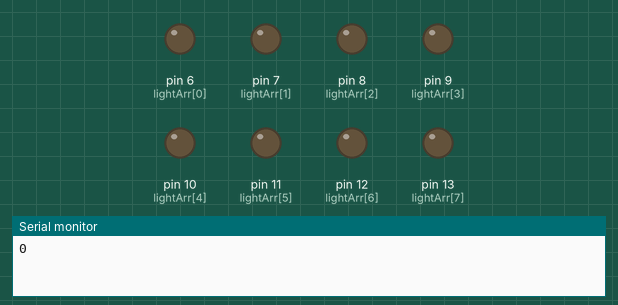
Recording of a sketch running on a simulated Arduino Uno, built with avr-gcc and run on an emulated ATmega328P. Shown: output pins drawn as LEDs (lit = HIGH), the last lines printed to the serial monitor.

Above: at 0.1 s.
At 4.1 s:
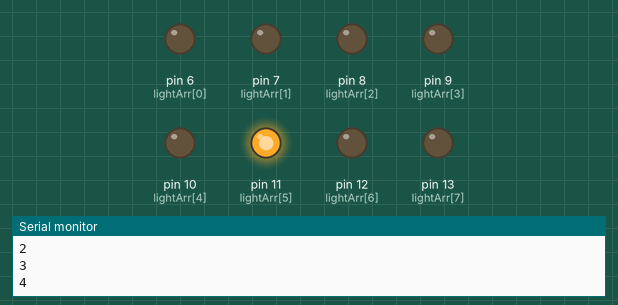
At 9.1 s:
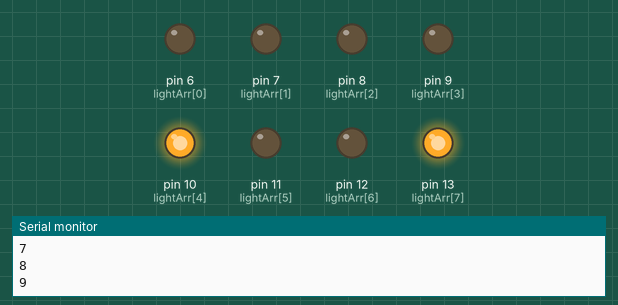
At 19.1 s:
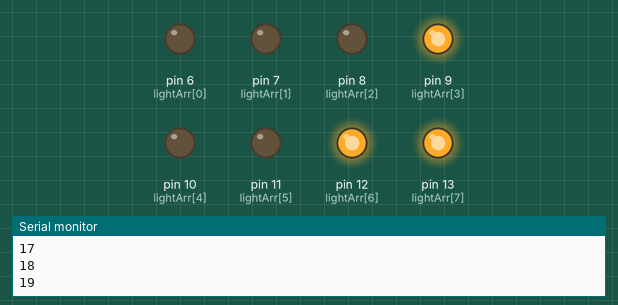
At 29.1 s:
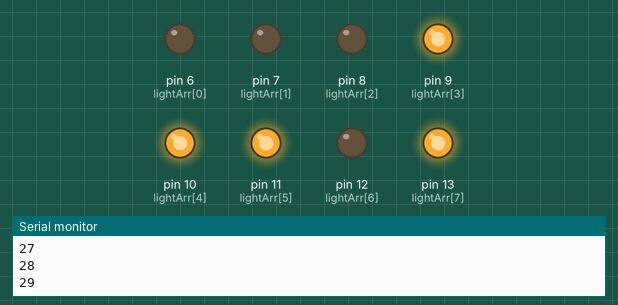
At 39.1 s:
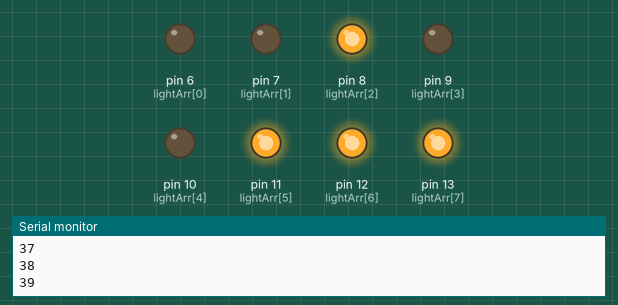
Timing chart, 0 to 40.0 s (numbered marks = the images above):
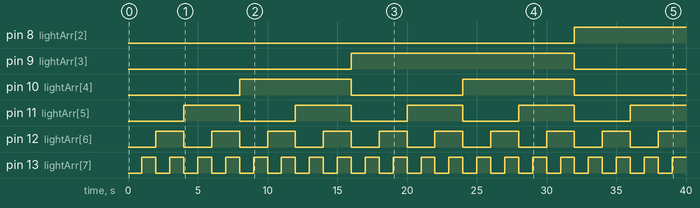

The sketch:

8-bit-Counter.ino
```cpp
int arr[] = {0,0,0,0,0,0,0,0};
int lightArr[] = {6,7,8,9,10,11,12,13};

void setup() {
  Serial.begin(9600);
  for(int i = 13 ; i>=6 ; i--){
    pinMode(i,OUTPUT);
  }
}

void loop() {
  int counter = 7;
  for(int i = 0 ; i <= 256 ; i++){
    toBinary(i,counter);
    Serial.print(i);
    for(int i = 0 ; i < 8 ; i++){
      if(arr[i]==1){
        digitalWrite(lightArr[i],HIGH);
      }
      else{
        digitalWrite(lightArr[i],LOW);
      }
    }
    Serial.println(" ");
    delay(1000);
  }
}


void toBinary(int num,int counter){
  while(num > 0){
    arr[counter] = num % 2;
    num /= 2;
    counter--;
  }
}
```

Measured:
- by itself, pin 8 (lightArr[2]): LOW → HIGH at 32.0 s
- by itself, pin 9 (lightArr[3]): LOW → HIGH at 16.0 s, → LOW 16.0 s later
- by itself, pin 10 (lightArr[4]): alternates HIGH for 8.0 s and LOW for 8.0 s
- by itself, pin 11 (lightArr[5]): alternates HIGH for 4.0 s and LOW for 4.0 s
- by itself, pin 12 (lightArr[6]): alternates HIGH for 2.0 s and LOW for 2.0 s
- by itself, pin 13 (lightArr[7]): alternates HIGH for 1.0 s and LOW for 1.0 s
